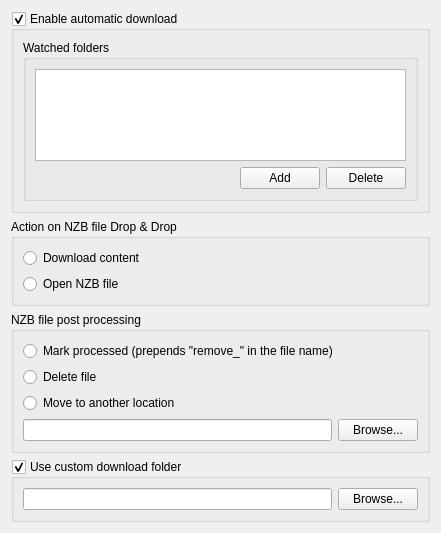
<?xml version="1.0" encoding="UTF-8"?>
<ui version="4.0">
 <class>NZBCore</class>
 <widget class="QWidget" name="NZBCore">
  <property name="geometry">
   <rect>
    <x>0</x>
    <y>0</y>
    <width>441</width>
    <height>533</height>
   </rect>
  </property>
  <property name="windowTitle">
   <string>NZB</string>
  </property>
  <layout class="QGridLayout" name="gridLayout_4">
   <item row="0" column="0">
    <widget class="QGroupBox" name="grpAutoDownload">
     <property name="title">
      <string>Enable automatic download</string>
     </property>
     <property name="checkable">
      <bool>true</bool>
     </property>
     <layout class="QGridLayout" name="gridLayout_5">
      <item row="0" column="0">
       <widget class="QGroupBox" name="groupBox_2">
        <property name="title">
         <string>Watched folders</string>
        </property>
        <layout class="QGridLayout" name="gridLayout">
         <item row="0" column="0">
          <widget class="QListWidget" name="watchList"/>
         </item>
         <item row="2" column="0">
          <layout class="QHBoxLayout" name="horizontalLayout">
           <item>
            <spacer name="horizontalSpacer">
             <property name="orientation">
              <enum>Qt::Horizontal</enum>
             </property>
             <property name="sizeHint" stdset="0">
              <size>
               <width>40</width>
               <height>20</height>
              </size>
             </property>
            </spacer>
           </item>
           <item>
            <widget class="QPushButton" name="btnAddWatchFolder">
             <property name="text">
              <string>Add</string>
             </property>
            </widget>
           </item>
           <item>
            <widget class="QPushButton" name="btnDelWatchFolder">
             <property name="text">
              <string>Delete</string>
             </property>
            </widget>
           </item>
          </layout>
         </item>
        </layout>
       </widget>
      </item>
     </layout>
    </widget>
   </item>
   <item row="3" column="0">
    <widget class="QGroupBox" name="grpCustomDownloadFolder">
     <property name="title">
      <string>Use custom download folder</string>
     </property>
     <property name="checkable">
      <bool>true</bool>
     </property>
     <layout class="QGridLayout" name="gridLayout_2">
      <item row="0" column="0">
       <layout class="QHBoxLayout" name="horizontalLayout_2">
        <item>
         <widget class="QLineEdit" name="editCustomDownloadFolder"/>
        </item>
        <item>
         <widget class="QPushButton" name="btnSelectDownloadFolder">
          <property name="text">
           <string>Browse...</string>
          </property>
         </widget>
        </item>
       </layout>
      </item>
     </layout>
    </widget>
   </item>
   <item row="1" column="0">
    <widget class="QGroupBox" name="groupBox_3">
     <property name="title">
      <string>Action on NZB file Drop &amp;&amp; Drop</string>
     </property>
     <layout class="QGridLayout" name="gridLayout_3">
      <item row="0" column="0">
       <layout class="QVBoxLayout" name="verticalLayout">
        <item>
         <widget class="QRadioButton" name="rdbDropActionDownload">
          <property name="text">
           <string>Download content</string>
          </property>
         </widget>
        </item>
        <item>
         <widget class="QRadioButton" name="rdbDropActionOpen">
          <property name="text">
           <string>Open NZB file</string>
          </property>
         </widget>
        </item>
       </layout>
      </item>
     </layout>
    </widget>
   </item>
   <item row="2" column="0">
    <widget class="QGroupBox" name="groupBox_4">
     <property name="title">
      <string>NZB file post processing</string>
     </property>
     <property name="checkable">
      <bool>false</bool>
     </property>
     <layout class="QVBoxLayout" name="verticalLayout_2">
      <item>
       <widget class="QRadioButton" name="rdbMarkProcessed">
        <property name="text">
         <string>Mark processed (prepends &quot;remove_&quot; in the file name)</string>
        </property>
       </widget>
      </item>
      <item>
       <widget class="QRadioButton" name="rdbDeleteProcessed">
        <property name="text">
         <string>Delete file</string>
        </property>
       </widget>
      </item>
      <item>
       <widget class="QRadioButton" name="rdbMoveProcessed">
        <property name="text">
         <string>Move to another location</string>
        </property>
       </widget>
      </item>
      <item>
       <layout class="QHBoxLayout" name="horizontalLayout_3">
        <item>
         <widget class="QLineEdit" name="editDumpFolder"/>
        </item>
        <item>
         <widget class="QPushButton" name="btnSelectDumpFolder">
          <property name="text">
           <string>Browse...</string>
          </property>
         </widget>
        </item>
       </layout>
      </item>
     </layout>
    </widget>
   </item>
  </layout>
 </widget>
 <tabstops>
  <tabstop>grpAutoDownload</tabstop>
  <tabstop>watchList</tabstop>
  <tabstop>btnAddWatchFolder</tabstop>
  <tabstop>btnDelWatchFolder</tabstop>
  <tabstop>rdbDropActionDownload</tabstop>
  <tabstop>rdbDropActionOpen</tabstop>
  <tabstop>rdbMarkProcessed</tabstop>
  <tabstop>rdbDeleteProcessed</tabstop>
  <tabstop>rdbMoveProcessed</tabstop>
  <tabstop>editDumpFolder</tabstop>
  <tabstop>btnSelectDumpFolder</tabstop>
  <tabstop>grpCustomDownloadFolder</tabstop>
  <tabstop>editCustomDownloadFolder</tabstop>
  <tabstop>btnSelectDownloadFolder</tabstop>
 </tabstops>
 <resources/>
 <connections>
  <connection>
   <sender>grpCustomDownloadFolder</sender>
   <signal>clicked(bool)</signal>
   <receiver>editCustomDownloadFolder</receiver>
   <slot>setEnabled(bool)</slot>
   <hints>
    <hint type="sourcelabel">
     <x>220</x>
     <y>469</y>
    </hint>
    <hint type="destinationlabel">
     <x>177</x>
     <y>477</y>
    </hint>
   </hints>
  </connection>
  <connection>
   <sender>grpCustomDownloadFolder</sender>
   <signal>clicked(bool)</signal>
   <receiver>btnSelectDownloadFolder</receiver>
   <slot>setEnabled(bool)</slot>
   <hints>
    <hint type="sourcelabel">
     <x>220</x>
     <y>469</y>
    </hint>
    <hint type="destinationlabel">
     <x>382</x>
     <y>477</y>
    </hint>
   </hints>
  </connection>
  <connection>
   <sender>rdbMarkProcessed</sender>
   <signal>clicked(bool)</signal>
   <receiver>editDumpFolder</receiver>
   <slot>setDisabled(bool)</slot>
   <hints>
    <hint type="sourcelabel">
     <x>220</x>
     <y>350</y>
    </hint>
    <hint type="destinationlabel">
     <x>177</x>
     <y>424</y>
    </hint>
   </hints>
  </connection>
  <connection>
   <sender>rdbMarkProcessed</sender>
   <signal>clicked(bool)</signal>
   <receiver>btnSelectDumpFolder</receiver>
   <slot>setDisabled(bool)</slot>
   <hints>
    <hint type="sourcelabel">
     <x>220</x>
     <y>350</y>
    </hint>
    <hint type="destinationlabel">
     <x>382</x>
     <y>424</y>
    </hint>
   </hints>
  </connection>
  <connection>
   <sender>rdbDeleteProcessed</sender>
   <signal>clicked(bool)</signal>
   <receiver>editDumpFolder</receiver>
   <slot>setDisabled(bool)</slot>
   <hints>
    <hint type="sourcelabel">
     <x>220</x>
     <y>372</y>
    </hint>
    <hint type="destinationlabel">
     <x>177</x>
     <y>424</y>
    </hint>
   </hints>
  </connection>
  <connection>
   <sender>rdbDeleteProcessed</sender>
   <signal>clicked(bool)</signal>
   <receiver>btnSelectDumpFolder</receiver>
   <slot>setDisabled(bool)</slot>
   <hints>
    <hint type="sourcelabel">
     <x>220</x>
     <y>372</y>
    </hint>
    <hint type="destinationlabel">
     <x>382</x>
     <y>424</y>
    </hint>
   </hints>
  </connection>
  <connection>
   <sender>rdbMoveProcessed</sender>
   <signal>clicked(bool)</signal>
   <receiver>editDumpFolder</receiver>
   <slot>setEnabled(bool)</slot>
   <hints>
    <hint type="sourcelabel">
     <x>220</x>
     <y>394</y>
    </hint>
    <hint type="destinationlabel">
     <x>177</x>
     <y>424</y>
    </hint>
   </hints>
  </connection>
  <connection>
   <sender>rdbMoveProcessed</sender>
   <signal>clicked(bool)</signal>
   <receiver>btnSelectDumpFolder</receiver>
   <slot>setEnabled(bool)</slot>
   <hints>
    <hint type="sourcelabel">
     <x>220</x>
     <y>394</y>
    </hint>
    <hint type="destinationlabel">
     <x>382</x>
     <y>424</y>
    </hint>
   </hints>
  </connection>
 </connections>
</ui>
